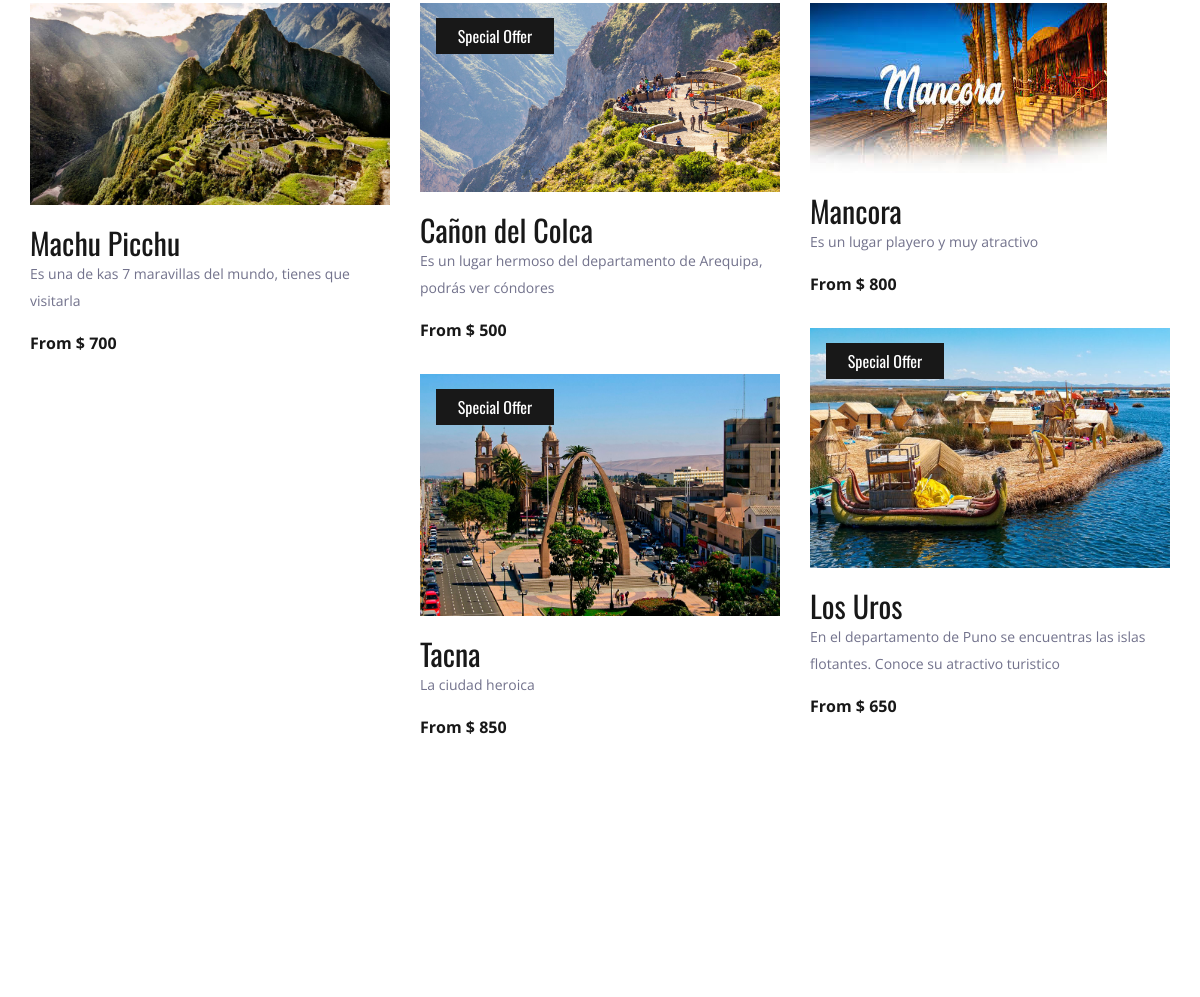
The app's page / (middle part), older data.
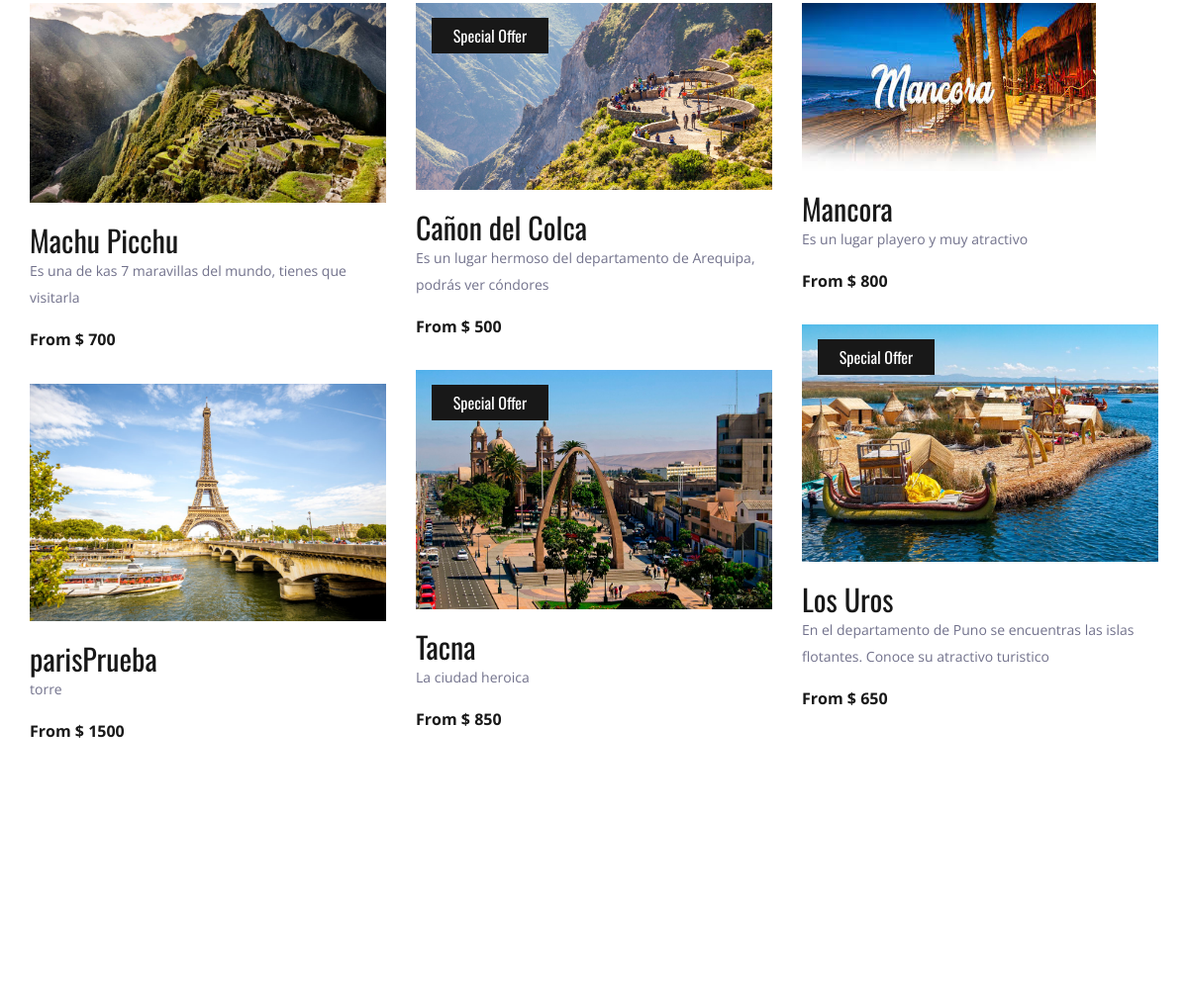
The same page, newer data.
### Destinos/models.py (models this page shows, shortened)
class Destination(models.Model):
    id = models.AutoField(primary_key=True)
    nombreCiudad = models.CharField(max_length = 50)
    imagenCiudad = models.ImageField(upload_to='pics')
    descripcionCiudad = models.TextField()
    precioTour = models.IntegerField()
    ofertaTour = models.BooleanField(default=False)

### travello/views.py (the view)
# urls.py: urlpatterns = [path('', views.index, name="index")]
def index(request):
    dests = Destination.objects.all()
    return render(request,"index.html", {'dests':dests})

### templates/index.html (shortened to what this page needs)
{% load static %}
<!DOCTYPE html>
<html lang="en">
<head>
<link rel="stylesheet" type="text/css" href="{% static 'styles/bootstrap4/bootstrap.min.css' %}">
<link href="plugins/font-awesome-4.7.0/css/font-awesome.min.css" rel="stylesheet" type="text/css">
<link rel="stylesheet" type="text/css" href="{% static 'plugins/OwlCarousel2-2.2.1/owl.carousel.css' %}">
<link rel="stylesheet" type="text/css" href="{% static 'plugins/OwlCarousel2-2.2.1/owl.theme.default.css' %}">
<link rel="stylesheet" type="text/css" href="{% static 'plugins/OwlCarousel2-2.2.1/animate.css' %}">
<link rel="stylesheet" type="text/css" href="{% static 'styles/main_styles.css' %}">
<link rel="stylesheet" type="text/css" href="{% static 'styles/responsive.css' %}">
</head>
<body>
<div class="super_container">
	<div class="destinations" id="destinations">
		<div class="container">
			<div class="row destinations_row">
				<div class="col">
					<div class="destinations_container item_grid">
					{% for dest in dests %}
						<div class="destination item">
							<div class="destination_image">
								<img src="{{ dest.imagenCiudad.url }}" alt="">
								{% if dest.ofertaTour %}
									<div class="spec_offer text-center"><a href="#">Special Offer</a></div>
								{% endif %}
							</div>
							<div class="destination_content">
								<div class="destination_title"><a href="destinations.html">{{ dest.nombreCiudad }}</a></div>
								<div class="destination_subtitle"><p>{{ dest.descripcionCiudad }}</p></div>
								<div class="destination_price"> From $ {{ dest.precioTour }}</div>
							</div>
						</div>
					{% endfor %}
					</div>
				</div>
			</div>
		</div>
	</div>
	<div class="testimonials" id="testimonials">
		<div class="parallax_background parallax-window" data-parallax="scroll" data-image-src="static/images/testimonials.jpg" data-speed="0.8"></div>
	</div>
</div>
</body>
</html>

Row changes from the older to the newer data that the page shows:
added Destination: imagenCiudad (picture), nombreCiudad "parisPrueba", descripcionCiudad "torre", precioTour "1500"
